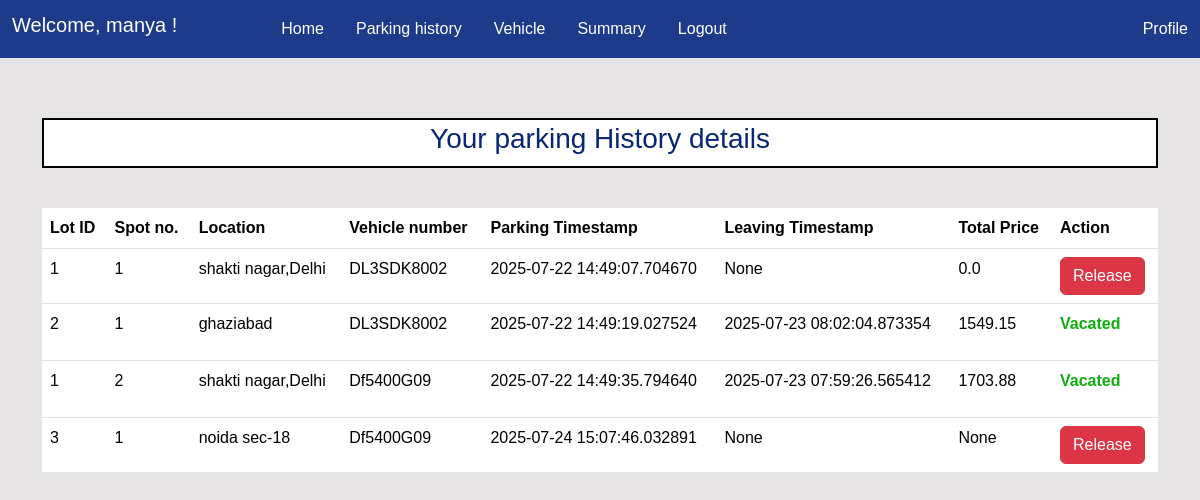
Before: /parking/history (signed in) with the older database file.
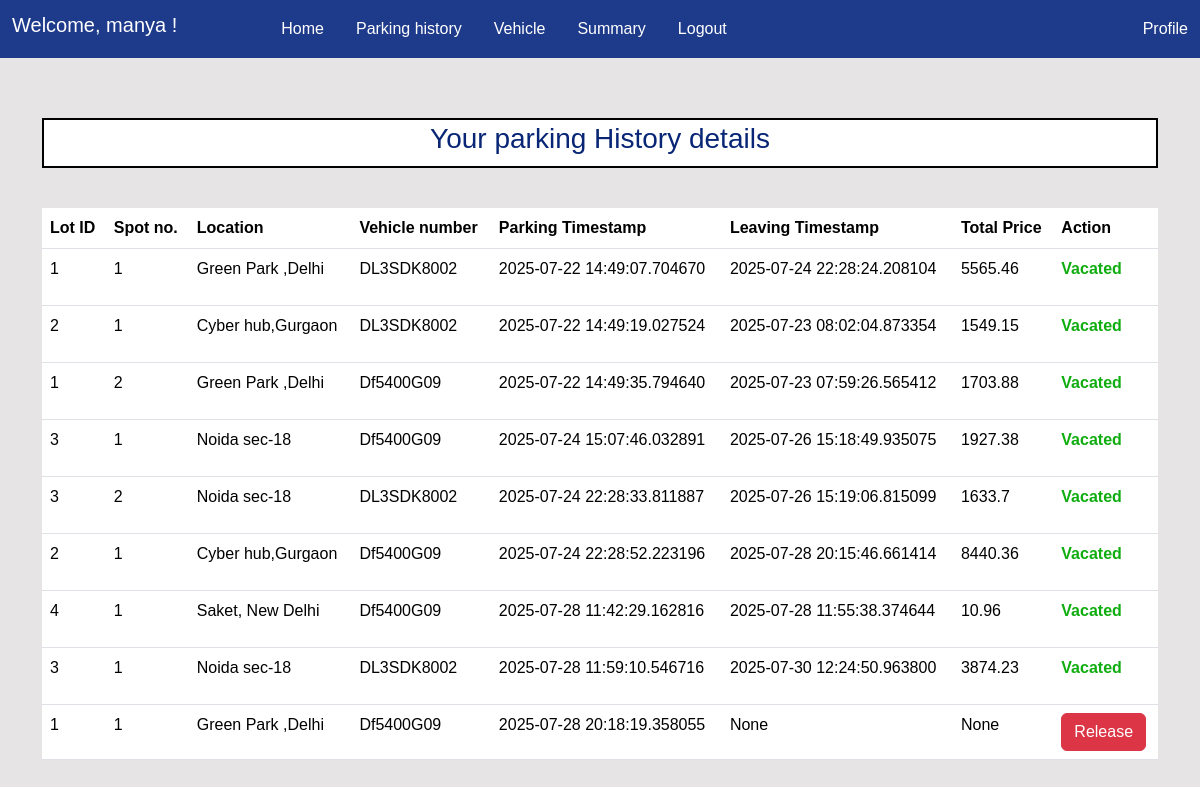
After: the same page with the newer database file.
### models.py (models this page shows)
class Reservation(db.Model):
    id = db.Column(db.Integer, primary_key=True)
    user_id = db.Column(db.Integer, db.ForeignKey('user.id'), nullable=False)
    lot_id = db.Column(db.Integer, db.ForeignKey('parkinglot.id'), nullable=False)
    spot_id = db.Column(db.Integer, db.ForeignKey('parkingspot.id'), nullable=False)
    vehicle_id = db.Column(db.Integer, db.ForeignKey('vehicle.id'), nullable=False)
    parking_timestamp = db.Column(db.DateTime, nullable=False)
    leaving_timestamp = db.Column(db.DateTime, nullable=True)
    total_cost = db.Column(db.Float, nullable=True)

class ParkingSpot(db.Model):
    __tablename__ = 'parkingspot'
    id = db.Column(db.Integer, primary_key=True)
    lot_id = db.Column(db.Integer, db.ForeignKey('parkinglot.id'), nullable=False)
    spot_number = db.Column(db.Integer, nullable=False)
    is_occupied = db.Column(db.Boolean, default=False)
    reserved_spot = db.relationship('Reservation', backref='parkingspot', lazy=True ,cascade="all, delete-orphan")

class ParkingLot(db.Model):
    __tablename__ = 'parkinglot'
    id = db.Column(db.Integer, primary_key=True)
    name = db.Column(db.String(50), nullable=False)
    address = db.Column(db.String(100), nullable=False)
    pincode = db.Column(db.String(10), nullable=False)
    total_spots = db.Column(db.Integer, nullable=False)
    price_per_hour = db.Column(db.Float, nullable=False)
    spots= db.relationship('ParkingSpot', backref='parkinglot', lazy=True,cascade="all, delete-orphan" )
    lots= db.relationship('Reservation', backref='parkinglot', lazy=True,cascade="all, delete-orphan")

class Vehicle(db.Model):
    id = db.Column(db.Integer, primary_key=True)
    user_id = db.Column(db.Integer, db.ForeignKey('user.id'), nullable=False)
    vehicle_number = db.Column(db.String(25), unique=True, nullable=False)
    vehicle_type = db.Column(db.String(20))
    reserved_vehicle = db.relationship('Reservation', backref='vehicle', lazy=True,cascade="all, delete-orphan")

### routes.py (the view)
@app.route('/parking/history')
@auth_required
def parking_history():
    reservations=Reservation.query.filter_by(user_id=session['user_id']).all()
    return render_template('user/parkinghistory.html',reservations=reservations)

### routes.py (called while the page is built)
def auth_required(f):
    @wraps(f) #create different function object
    def decorated_function(*args, **kwargs):
        if 'user_id' not in session:
            return redirect(url_for('login'))
        else:
            return f(*args, **kwargs)
    return decorated_function

### templates/user/parkinghistory.html (shortened to what this page needs)
{% extends 'layout.html' %}
{% block content %}
    <div class="heading d-flex chfont">
        <h3>Your parking History details</h3>
    </div>
    <table class="table">
        <thead>
            <tr>
                <th>Lot ID</th>
                <th>Spot no.</th>
                <th>Location</th>
                <th>Vehicle number</th>
                <th>Parking Timestamp</th>
                <th>Leaving Timestamp</th>
                <th>Total Price</th>
                <th>Action</th>
            </tr>
        <tbody>
            {% for reservation in reservations %}
            <tr>
                <td>{{reservation.lot_id}}</td>
                <td>{{reservation.parkingspot.spot_number}}</td>
                <td>{{reservation.parkinglot.address}}</td>
                <td>{{reservation.vehicle.vehicle_number}}</td>
                <td>{{reservation.parking_timestamp}}</td>
                <td>{{reservation.leaving_timestamp}}</td>
                <td>{{reservation.total_cost}}</td>
                <td>
                    {% if not reservation.leaving_timestamp %}
                    <a href="{{url_for('release',id=reservation.id)}}" class="btn btn-danger">
                        Release
                    </a>
                    {% else %}
                    <p > Vacated </p>
                    {% endif %}
                </td>
            </tr>
            {% endfor %}
        </tbody>
        </thead>
    </table>
{% endblock %}

Changed rows visible on the page:
changed Reservation (number 1 of 9 on the later page): parkinglot.address "shakti nagar,Delhi" → "Green Park ,Delhi"; leaving_timestamp "None" → "2025-07-24 22:28:24.208104"; total_cost "0.0" → "5565.46"; leaving_timestamp "Release" → "Vacated"
changed through a linked row, Reservation (number 2 of 9 on the later page): parkinglot.address "ghaziabad" → "Cyber hub,Gurgaon"
changed through a linked row, Reservation (number 3 of 9 on the later page): parkinglot.address "shakti nagar,Delhi" → "Green Park ,Delhi"
changed Reservation (number 4 of 9 on the later page): parkinglot.address "noida sec-18" → "Noida sec-18"; leaving_timestamp "None" → "2025-07-26 15:18:49.935075"; total_cost "None" → "1927.38"; leaving_timestamp "Release" → "Vacated"
added Reservation: lot_id "3", parkingspot.spot_number "2", parkinglot.address "Noida sec-18", vehicle.vehicle_number "DL3SDK8002", parking_timestamp "2025-07-24 22:28:33.811887", leaving_timestamp "2025-07-26 15:19:06.815099", total_cost "1633.7", shows "Vacated"
added Reservation: lot_id "2", parkingspot.spot_number "1", parkinglot.address "Cyber hub,Gurgaon", vehicle.vehicle_number "Df5400G09", parking_timestamp "2025-07-24 22:28:52.223196", leaving_timestamp "2025-07-28 20:15:46.661414", total_cost "8440.36", shows "Vacated"
added Reservation: lot_id "4", parkingspot.spot_number "1", parkinglot.address "Saket, New Delhi", vehicle.vehicle_number "Df5400G09", parking_timestamp "2025-07-28 11:42:29.162816", leaving_timestamp "2025-07-28 11:55:38.374644", total_cost "10.96", shows "Vacated"
added Reservation: lot_id "3", parkingspot.spot_number "1", parkinglot.address "Noida sec-18", vehicle.vehicle_number "DL3SDK8002", parking_timestamp "2025-07-28 11:59:10.546716", leaving_timestamp "2025-07-30 12:24:50.963800", total_cost "3874.23", shows "Vacated"
added Reservation: lot_id "1", parkingspot.spot_number "1", parkinglot.address "Green Park ,Delhi", vehicle.vehicle_number "Df5400G09", parking_timestamp "2025-07-28 20:18:19.358055", leaving_timestamp "None", total_cost "None"
